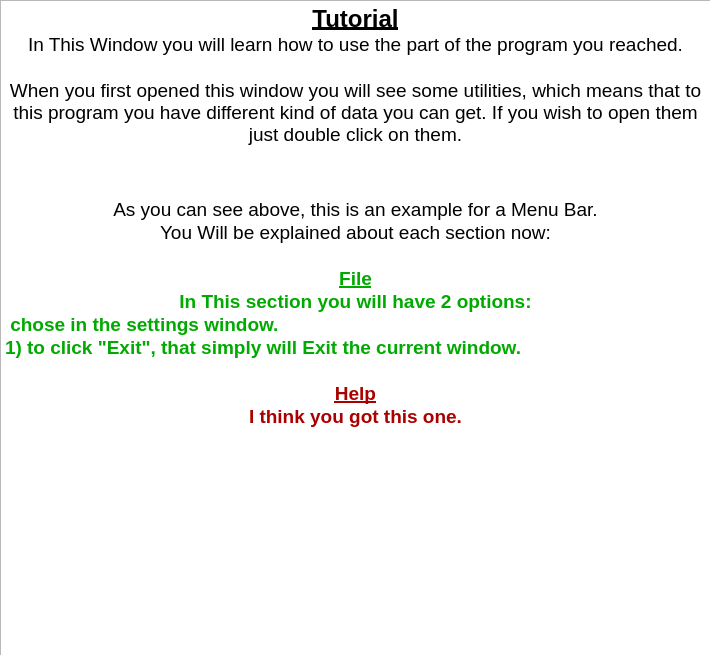
<?xml version="1.0" encoding="UTF-8"?>
<ui version="4.0">
 <class>Form</class>
 <widget class="QWidget" name="Form">
  <property name="geometry">
   <rect>
    <x>0</x>
    <y>0</y>
    <width>710</width>
    <height>655</height>
   </rect>
  </property>
  <property name="windowTitle">
   <string>Form</string>
  </property>
  <widget class="QTextBrowser" name="textBrowser">
   <property name="geometry">
    <rect>
     <x>0</x>
     <y>0</y>
     <width>711</width>
     <height>661</height>
    </rect>
   </property>
   <property name="html">
    <string>&lt;!DOCTYPE HTML PUBLIC &quot;-//W3C//DTD HTML 4.0//EN&quot; &quot;http://www.w3.org/TR/REC-html40/strict.dtd&quot;&gt;
&lt;html&gt;&lt;head&gt;&lt;meta name=&quot;qrichtext&quot; content=&quot;1&quot; /&gt;&lt;style type=&quot;text/css&quot;&gt;
p, li { white-space: pre-wrap; }
&lt;/style&gt;&lt;/head&gt;&lt;body style=&quot; font-family:'MS Shell Dlg 2'; font-size:8.25pt; font-weight:400; font-style:normal;&quot;&gt;
&lt;p align=&quot;center&quot; style=&quot; margin-top:0px; margin-bottom:0px; margin-left:0px; margin-right:0px; -qt-block-indent:0; text-indent:0px;&quot;&gt;&lt;span style=&quot; font-size:18pt; font-weight:600; text-decoration: underline;&quot;&gt;Tutorial&lt;/span&gt;&lt;/p&gt;
&lt;p align=&quot;center&quot; style=&quot; margin-top:0px; margin-bottom:0px; margin-left:0px; margin-right:0px; -qt-block-indent:0; text-indent:0px;&quot;&gt;&lt;span style=&quot; font-size:14pt;&quot;&gt;In This Window you will learn how to use the part of the program you reached.&lt;/span&gt;&lt;/p&gt;
&lt;p align=&quot;center&quot; style=&quot;-qt-paragraph-type:empty; margin-top:0px; margin-bottom:0px; margin-left:0px; margin-right:0px; -qt-block-indent:0; text-indent:0px; font-size:14pt;&quot;&gt;&lt;br /&gt;&lt;/p&gt;
&lt;p align=&quot;center&quot; style=&quot; margin-top:0px; margin-bottom:0px; margin-left:0px; margin-right:0px; -qt-block-indent:0; text-indent:0px;&quot;&gt;&lt;span style=&quot; font-size:14pt;&quot;&gt;When you first opened this window you will see some utilities, which means that to this program you have different kind of data you can get. If you wish to open them just double click on them.&lt;/span&gt;&lt;/p&gt;
&lt;p align=&quot;center&quot; style=&quot;-qt-paragraph-type:empty; margin-top:0px; margin-bottom:0px; margin-left:0px; margin-right:0px; -qt-block-indent:0; text-indent:0px; font-size:8pt;&quot;&gt;&lt;br /&gt;&lt;/p&gt;
&lt;p align=&quot;center&quot; style=&quot; margin-top:0px; margin-bottom:0px; margin-left:0px; margin-right:0px; -qt-block-indent:0; text-indent:0px;&quot;&gt;&lt;img src=&quot;:/newPrefix/27718_150702.jpeg&quot; /&gt;&lt;/p&gt;
&lt;p align=&quot;center&quot; style=&quot;-qt-paragraph-type:empty; margin-top:0px; margin-bottom:0px; margin-left:0px; margin-right:0px; -qt-block-indent:0; text-indent:0px; font-size:8pt;&quot;&gt;&lt;br /&gt;&lt;/p&gt;
&lt;p align=&quot;center&quot; style=&quot;-qt-paragraph-type:empty; margin-top:0px; margin-bottom:0px; margin-left:0px; margin-right:0px; -qt-block-indent:0; text-indent:0px; font-size:8pt;&quot;&gt;&lt;br /&gt;&lt;/p&gt;
&lt;p align=&quot;center&quot; style=&quot; margin-top:0px; margin-bottom:0px; margin-left:0px; margin-right:0px; -qt-block-indent:0; text-indent:0px;&quot;&gt;&lt;span style=&quot; font-size:14pt;&quot;&gt;As you can see above, this is an example for a Menu Bar.&lt;/span&gt;&lt;/p&gt;
&lt;p align=&quot;center&quot; style=&quot; margin-top:0px; margin-bottom:0px; margin-left:0px; margin-right:0px; -qt-block-indent:0; text-indent:0px;&quot;&gt;&lt;span style=&quot; font-size:14pt;&quot;&gt;You Will be explained about each section now:&lt;/span&gt;&lt;/p&gt;
&lt;p align=&quot;center&quot; style=&quot;-qt-paragraph-type:empty; margin-top:0px; margin-bottom:0px; margin-left:0px; margin-right:0px; -qt-block-indent:0; text-indent:0px; font-size:14pt;&quot;&gt;&lt;br /&gt;&lt;/p&gt;
&lt;p align=&quot;center&quot; style=&quot; margin-top:0px; margin-bottom:0px; margin-left:0px; margin-right:0px; -qt-block-indent:0; text-indent:0px;&quot;&gt;&lt;span style=&quot; font-size:14pt; font-weight:600; text-decoration: underline; color:#00aa00;&quot;&gt;File&lt;/span&gt;&lt;/p&gt;
&lt;p align=&quot;center&quot; style=&quot; margin-top:0px; margin-bottom:0px; margin-left:0px; margin-right:0px; -qt-block-indent:0; text-indent:0px;&quot;&gt;&lt;span style=&quot; font-size:14pt; font-weight:600; color:#00aa00;&quot;&gt;In This section you will have 2 options:&lt;/span&gt;&lt;/p&gt;
&lt;p style=&quot; margin-top:0px; margin-bottom:0px; margin-left:0px; margin-right:0px; -qt-block-indent:0; text-indent:0px;&quot;&gt;&lt;span style=&quot; font-size:14pt; font-weight:600; color:#00aa00;&quot;&gt; chose in the settings window.&lt;/span&gt;&lt;/p&gt;
&lt;p style=&quot; margin-top:0px; margin-bottom:0px; margin-left:0px; margin-right:0px; -qt-block-indent:0; text-indent:0px;&quot;&gt;&lt;span style=&quot; font-size:14pt; font-weight:600; color:#00aa00;&quot;&gt;1) to click &amp;quot;Exit&amp;quot;, that simply will Exit the current window.&lt;/span&gt;&lt;/p&gt;
&lt;p align=&quot;center&quot; style=&quot;-qt-paragraph-type:empty; margin-top:0px; margin-bottom:0px; margin-left:0px; margin-right:0px; -qt-block-indent:0; text-indent:0px; font-size:14pt; font-weight:600; color:#aa557f;&quot;&gt;&lt;br /&gt;&lt;/p&gt;
&lt;p align=&quot;center&quot; style=&quot; margin-top:0px; margin-bottom:0px; margin-left:0px; margin-right:0px; -qt-block-indent:0; text-indent:0px;&quot;&gt;&lt;span style=&quot; font-size:14pt; font-weight:600; text-decoration: underline; color:#aa0000;&quot;&gt;Help&lt;/span&gt;&lt;/p&gt;
&lt;p align=&quot;center&quot; style=&quot; margin-top:0px; margin-bottom:0px; margin-left:0px; margin-right:0px; -qt-block-indent:0; text-indent:0px;&quot;&gt;&lt;span style=&quot; font-size:14pt; font-weight:600; color:#aa0000;&quot;&gt;I think you got this one.&lt;/span&gt;&lt;/p&gt;
&lt;p style=&quot;-qt-paragraph-type:empty; margin-top:0px; margin-bottom:0px; margin-left:0px; margin-right:0px; -qt-block-indent:0; text-indent:0px; font-size:8pt;&quot;&gt;&lt;br /&gt;&lt;/p&gt;&lt;/body&gt;&lt;/html&gt;</string>
   </property>
  </widget>
 </widget>
 <resources>
  <include location="YAY.qrc"/>
 </resources>
 <connections/>
</ui>
